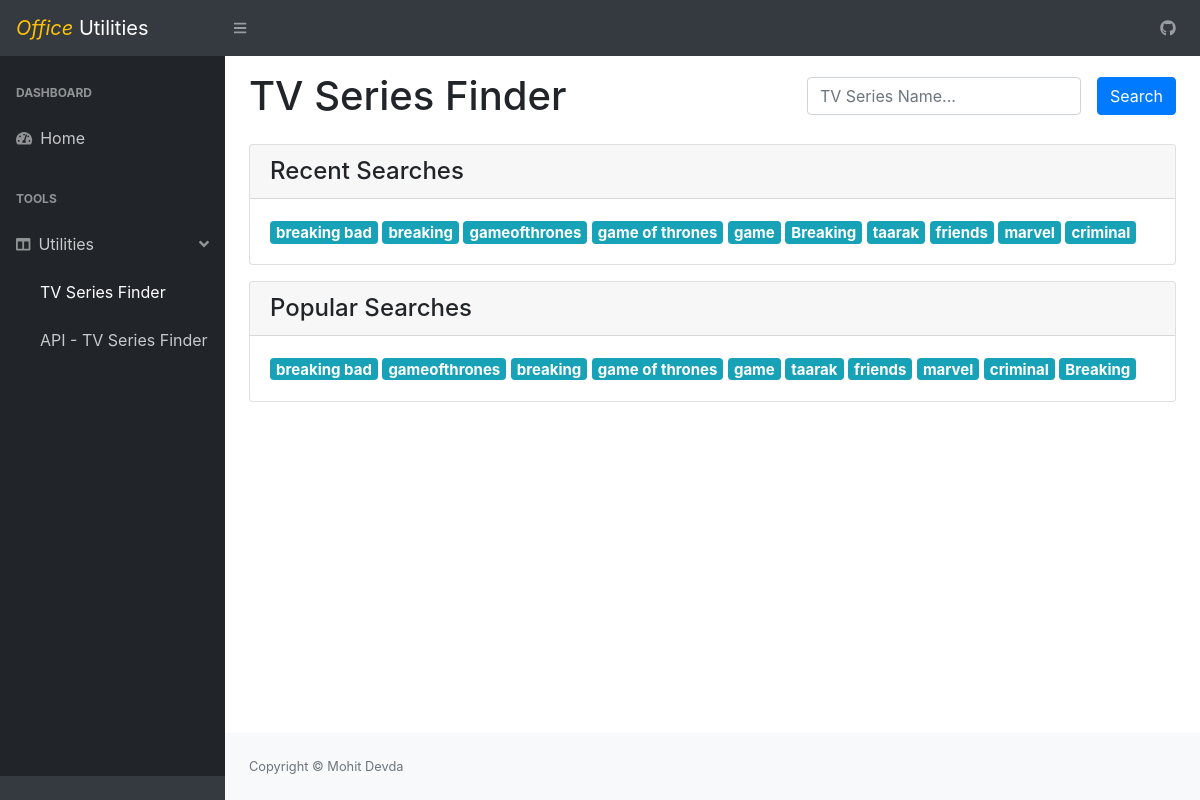
/tv-series-finder, run on an earlier commit of the app's database.
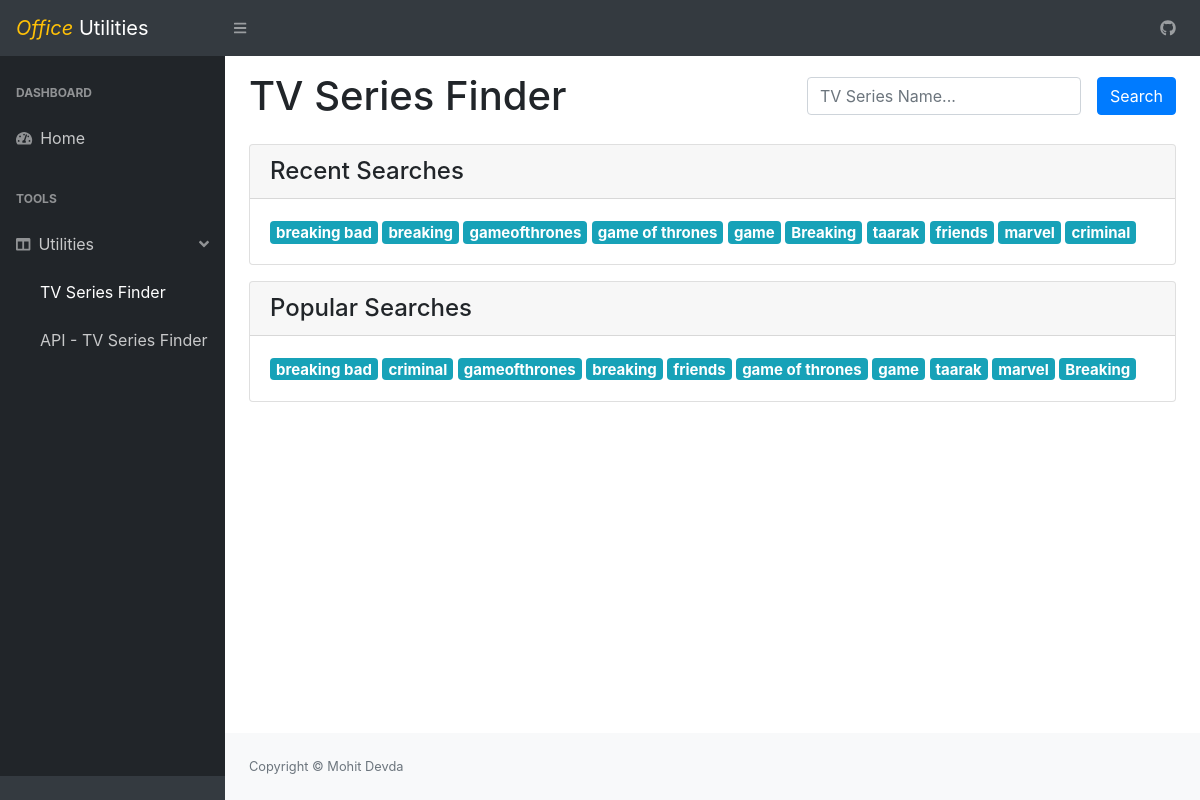
And on a later commit of the database.
### tvseries/models.py (models this page shows, shortened)
class SearchTerm(models.Model):
    user = models.ManyToManyField(User, blank=True)
    search_term = models.CharField(max_length=100, blank=True, null=True)
    search_date = models.DateField(blank=True, null=True)
    count = models.IntegerField(default=0)

### tvseries/views.py (the view)
# urls.py: path('tv-series-finder', search_view, name='tv-series-finder'),
def search_view(request):
    search_terms = SearchTerm.objects.all().values_list('search_term', flat=True)[:10]
    popular_searches = SearchTerm.objects.all().order_by('-count').values_list('search_term', flat=True)[:10]
    return render(request, 'utils/tv-series-finder.html', {'search_terms': search_terms, 'popular_searches': popular_searches})

### templates/utils/tv-series-finder.html (shortened to what this page needs)
{% extends 'base.html' %}
{% load static %}
{% block page-css %}
    <link rel="stylesheet" href="{% static 'css/pagination.css' %}">
{% endblock %}
{% block page-heading %}
    TV Series Finder
{% endblock %}
{% block extra-content %}
    <form class="form-inline">
        <div class="form-group mx-sm-3 mb-2">
            <input type="text" class="form-control" id="tv-series-search-box" placeholder="TV Series Name...">
        </div>
        <button type="submit" class="btn btn-primary mb-2" id="tv-series-search-button">Search</button>
    </form>
{% endblock %}
{% block content %}
    <div id="recent-search-terms" class="card my-3">
        <h4 class="card-header">Recent Searches</h4>
        <div class="card-body">
            {% for term in search_terms %}
                <span class="h5"><a href="#" class="badge badge-info" onclick="autoSearch('{{ term }}')">{{ term }}</a></span>
            {% endfor %}
        </div>
    </div>
    <div id="popular-search-terms" class="card my-3">
        <h4 class="card-header">Popular Searches</h4>
        <div class="card-body">
            {% for term in popular_searches %}
                <span class="h5"><a href="#" class="badge badge-info" onclick="autoSearch('{{ term }}')">{{ term }}</a></span>
            {% endfor %}
        </div>
    </div>
{% endblock %}

### templates/base.html (shortened to what this page needs)
{% load static %}
<!DOCTYPE html>
<html lang="en">
<head>
    <link href="{% static 'css/theme-style.css' %}" rel="stylesheet"/>
    <link href="{% static 'css/pace-theme.css' %}" rel="stylesheet"/>
    {% block page-css %}
    {% endblock %}
</head>
<body class="sb-nav-fixed">
<nav class="sb-topnav navbar navbar-expand navbar-dark bg-dark">
    <a class="navbar-brand" href="{% url 'home' %}"><span class="font-italic text-warning">Office</span> Utilities</a>
    <button class="btn btn-link btn-sm order-1 order-lg-0" id="sidebarToggle" href="#"><i class="fas fa-bars"></i>
    </button>
    <ul class="navbar-nav ml-auto">
        <li class="nav-item">
            <a class="nav-link" target="_blank" id="userDropdown" href="https://github.com/mohitdevda2797/TV-Series-Finder" role="button"
               aria-haspopup="true" aria-expanded="false"><i class="fab fa-github"></i></a>
        </li>
    </ul>
</nav>
<div id="layoutSidenav">
    <div id="layoutSidenav_nav">
        <nav class="sb-sidenav accordion sb-sidenav-dark" id="sidenavAccordion">
            <div class="sb-sidenav-menu">
                <div class="nav">
                    <div class="sb-sidenav-menu-heading">Dashboard</div>
                    <a class="nav-link" href="{% url 'home' %}">
                        <div class="sb-nav-link-icon"><i class="fas fa-tachometer-alt"></i></div>
                        Home
                    </a>
                    <div class="sb-sidenav-menu-heading">Tools</div>
                    <a class="nav-link" href="#" data-toggle="collapse" data-target="#collapseLayouts"
                       aria-expanded="true" aria-controls="collapseLayouts">
                        <div class="sb-nav-link-icon"><i class="fas fa-columns"></i></div>
                        Utilities
                        <div class="sb-sidenav-collapse-arrow"><i class="fas fa-angle-down"></i></div>
                    </a>
                    <div class="collapse show" id="collapseLayouts" aria-labelledby="headingOne"
                         data-parent="#sidenavAccordion">
                        <nav class="sb-sidenav-menu-nested nav">
                            <a class="nav-link" href="{% url 'tv-series-finder' %}">TV Series Finder</a>
                        </nav>
                    </div>
                    <div class="collapse show" id="collapseLayouts" aria-labelledby="headingOne"
                         data-parent="#sidenavAccordion">
                        <nav class="sb-sidenav-menu-nested nav">
                            <a class="nav-link" target="_blank" href="/api/tv-series-finder?search_query=breaking%20bad&length=5&page=1">API - TV Series Finder</a>
                        </nav>
                    </div>
                </div>
            </div>
            <div class="sb-sidenav-footer"></div>
        </nav>
    </div>
    <div id="layoutSidenav_content">
        <main>
            <div class="container-fluid">
                <div class="row my-3">
                    <div class="col"><h1 class="float-left">{% block page-heading %}{% endblock %}</h1></div>
                    <div class="col-auto my-auto">{% block extra-content %}{% endblock %}</div>
                </div>
                <div class="content">
                    {% block content %}
                    {% endblock %}
                </div>
            </div>
        </main>
        <footer class="py-4 bg-light mt-auto">
            <div class="container-fluid">
                <div class="d-flex align-items-center justify-content-between small">
                    <div class="text-muted">Copyright &copy; Mohit Devda</div>
                </div>
            </div>
        </footer>
    </div>
</div>
</body>
</html>

What changed in the data, as far as the page shows it:
changed SearchTerm "friends": moves up the list
changed SearchTerm "criminal": moves up the list
